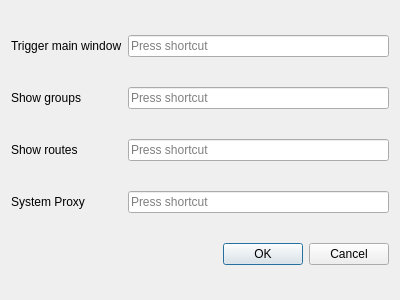
<?xml version="1.0" encoding="UTF-8"?>
<ui version="4.0">
 <class>DialogHotkey</class>
 <widget class="QWidget" name="DialogHotkey">
  <property name="geometry">
   <rect>
    <x>0</x>
    <y>0</y>
    <width>400</width>
    <height>300</height>
   </rect>
  </property>
  <property name="windowTitle">
   <string>Hotkey</string>
  </property>
  <layout class="QGridLayout" name="gridLayout">
   <item row="1" column="1">
    <widget class="QtExtKeySequenceEdit" name="show_groups"/>
   </item>
   <item row="2" column="0">
    <widget class="QLabel" name="label_4">
     <property name="text">
      <string>Show routes</string>
     </property>
    </widget>
   </item>
   <item row="2" column="1">
    <widget class="QtExtKeySequenceEdit" name="show_routes"/>
   </item>
   <item row="4" column="1">
    <widget class="QDialogButtonBox" name="buttonBox">
     <property name="focusPolicy">
      <enum>Qt::StrongFocus</enum>
     </property>
     <property name="standardButtons">
      <set>QDialogButtonBox::Cancel|QDialogButtonBox::Ok</set>
     </property>
    </widget>
   </item>
   <item row="0" column="1">
    <widget class="QtExtKeySequenceEdit" name="show_mainwindow"/>
   </item>
   <item row="1" column="0">
    <widget class="QLabel" name="label_3">
     <property name="text">
      <string>Show groups</string>
     </property>
    </widget>
   </item>
   <item row="0" column="0">
    <widget class="QLabel" name="label">
     <property name="text">
      <string>Trigger main window</string>
     </property>
    </widget>
   </item>
   <item row="3" column="0">
    <widget class="QLabel" name="label_2">
     <property name="text">
      <string>System Proxy</string>
     </property>
    </widget>
   </item>
   <item row="3" column="1">
    <widget class="QtExtKeySequenceEdit" name="system_proxy"/>
   </item>
  </layout>
 </widget>
 <customwidgets>
  <customwidget>
   <class>QtExtKeySequenceEdit</class>
   <extends>QKeySequenceEdit</extends>
   <header>3rdparty/QtExtKeySequenceEdit.h</header>
  </customwidget>
 </customwidgets>
 <tabstops>
  <tabstop>show_mainwindow</tabstop>
  <tabstop>show_groups</tabstop>
  <tabstop>show_routes</tabstop>
  <tabstop>system_proxy</tabstop>
  <tabstop>buttonBox</tabstop>
 </tabstops>
 <resources/>
</ui>
